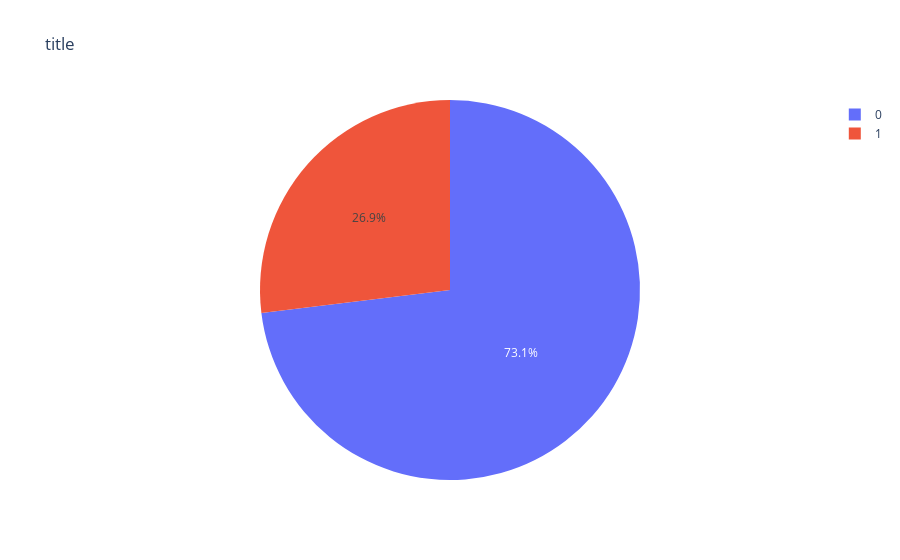

Here is the notebook cell this chart was saved with:
### Code cell
fig = px.pie(spacex_df[spacex_df['Launch Site'] == 'CCAFS LC-40'], names = 'class',
        title='title')
fig

### Figure 1 — Plotly figure (JSON) as saved in the notebook; plotly's stock layout.template omitted (floating-point values rounded to 4 significant figures)
{"data": [{"domain": {"x": [0, 1], "y": [0, 1]}, "hovertemplate": "class=%{label}<extra></extra>", "labels": [0, 0, 0, 0, 0, 0, 0, 0, 0, 0, 0, 0, 0, 0, 0, 0, 0, 1, 1, 0, 1, 1, 1, 0, 1, 1], "legendgroup": "", "name": "", "showlegend": true, "type": "pie"}], "layout": {"legend": {"tracegroupgap": 0}, "title": {"text": "title"}}}
